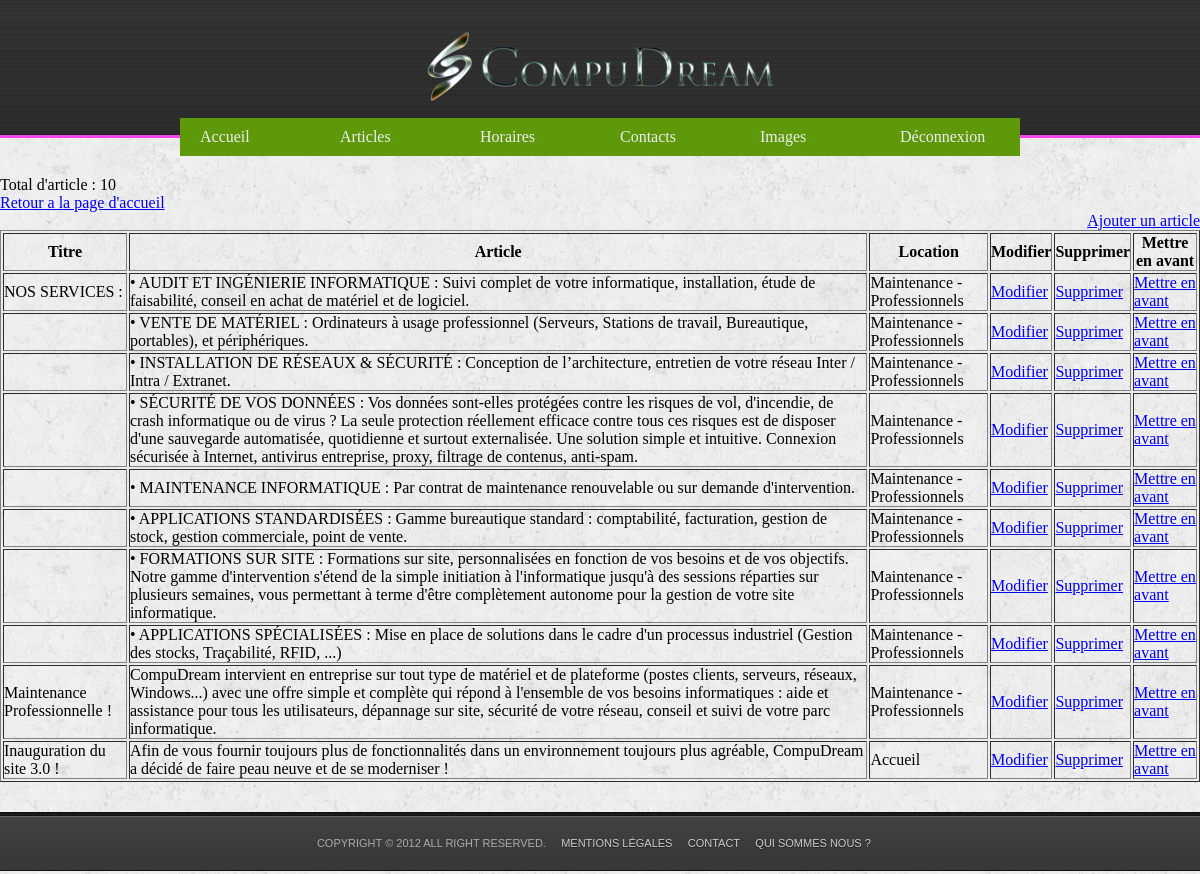
Page /admin/admin.php?id=articles (signed in) on the committed database.
### tables this page shows
CREATE TABLE IF NOT EXISTS `article` (
  `id` int(11) NOT NULL AUTO_INCREMENT,
  `titre` varchar(50) NOT NULL,
  `contenu` text NOT NULL,
  `temps` int(10) NOT NULL,
  `page` varchar(40) NOT NULL,
  PRIMARY KEY (`id`)
);

### include/function.php (called while the page is built)
<?php
function getDbConnection() {
try
{
	$sql_host		= 'bases.sql';
	$sql_user		= 'manuella-cantais';
	$sql_password	= 'Aa120391';
	$sql_db		= 'manuella-cantais-compudream';
	$pdo_options[PDO::ATTR_ERRMODE] = PDO::ERRMODE_EXCEPTION;
	$bdd = new PDO('mysql:host=' . $sql_host . ';dbname=' . $sql_db . '', $sql_user, $sql_password, $pdo_options);
}
catch (PDOException $e)
{
	echo "Connexion à la base de données impossible.";
}
	return $bdd;
}
?>

### admin/articles.php (the view, shortened to what this page needs)
<?php
	if( isset($_SESSION['id']))
	{
		if( isset($_SESSION['util']) && isset($_SESSION['clegen']))
		{
			if ($_SESSION['id'] == $_SESSION['util'].$_SESSION['clegen'])
			{
				if ($_SESSION['bienconnecte'] == 1)
				{
					$compteur = getDbConnection()->query("select count(*) as NBArticle from article");
					$ligne=$compteur->fetch();
					print "Total d'article : ".$ligne['NBArticle']."</h3>"."<table border='1'><p align='left'><a href='../compudream.php' title='Modifier a partir du site'>Retour a la page d'accueil</a></p><p align='right'><a href='../forms/ajouterarticle.php'>Ajouter un article</a></p><tr><th>Titre</th><th>Article</th><th>Location</th><th>Modifier</th><th>Supprimer</th><th>Mettre en avant</th></tr>";
					$requetearticle = getDbConnection()->query("SELECT id, titre, contenu, temps, page FROM article ORDER BY temps DESC");
					$ligne = $requetearticle->fetch();
					while($ligne)
					{
						print('<td>'.stripslashes ($ligne['titre']).'</td><td>'.stripslashes ($ligne['contenu']).'</td><td>'.stripslashes ($ligne['page']).'</td><td><a href="../forms/modifierarticle.php?id='.$ligne['id'].'">Modifier</a></td><td><a href="../actions/supprimerarticle.php?id='.$ligne['id'].'">Supprimer</a></td><td><a href="../actions/majarticle.php?id='.$ligne['id'].'">Mettre en avant</a></td></tr>');
						$ligne =$requetearticle->fetch();
					}
					print "</table>";
				}
			}
		}
		else
		{
			print "Votre IP a été enregistré, tentative de Hack détecté.";
		}
	}
	else
	{
		print "Impossible d'acédez a la page directement!!";
	}
?>

### include/design/style.css (style rules this page uses)
* { margin:0; padding:0; }
body { background:#C4C9CA url('mainbody_texture.gif'); }

### rows in the picture
article: titre "NOS SERVICES :", contenu "• AUDIT ET INGÉNIERIE INFORMATIQUE : Suivi complet de votre informatique, installation, étude de faisabilité, conseil en achat de matériel et de logiciel.", page "Maintenance - Professionnels"
article: contenu "• VENTE DE MATÉRIEL : Ordinateurs à usage professionnel (Serveurs, Stations de travail, Bureautique, portables), et périphériques.", page "Maintenance - Professionnels"
article: contenu "• INSTALLATION DE RÉSEAUX & SÉCURITÉ : Conception de l’architecture, entretien de votre réseau Inter / Intra / Extranet.", page "Maintenance - Professionnels"
article: contenu "• SÉCURITÉ DE VOS DONNÉES : Vos données sont-elles protégées contre les risques de vol, d'incendie, de crash informatique ou de virus ? La seule protection réellement efficace contre tous ces risques est de disposer d'une sauvegarde automatisée, quotidienne et surtout externalisée. Une solution simple et intuitive. Connexion sécurisée à Internet, antivirus entreprise, proxy, filtrage de contenus, anti-spam.", page "Maintenance - Professionnels"
article: contenu "• MAINTENANCE INFORMATIQUE : Par contrat de maintenance renouvelable ou sur demande d'intervention.", page "Maintenance - Professionnels"
article: contenu "• APPLICATIONS STANDARDISÉES : Gamme bureautique standard : comptabilité, facturation, gestion de stock, gestion commerciale, point de vente.", page "Maintenance - Professionnels"
article: contenu "• FORMATIONS SUR SITE : Formations sur site, personnalisées en fonction de vos besoins et de vos objectifs. Notre gamme d'intervention s'étend de la simple initiation à l'informatique jusqu'à des sessions réparties sur plusieurs semaines, vous permettant à terme d'être complètement autonome pour la gestion de votre site informatique.", page "Maintenance - Professionnels"
article: contenu "• APPLICATIONS SPÉCIALISÉES : Mise en place de solutions dans le cadre d'un processus industriel (Gestion des stocks, Traçabilité, RFID, ...)", page "Maintenance - Professionnels"
article: titre "Maintenance Professionnelle !", contenu "CompuDream intervient en entreprise sur tout type de matériel et de plateforme (postes clients, serveurs, réseaux, Windows...) avec une offre simple et complète qui répond à l'ensemble de vos besoins informatiques : aide et assistance pour tous les utilisateurs, dépannage sur site, sécurité de votre réseau, conseil et suivi de votre parc informatique.", page "Maintenance - Professionnels"
article: titre "Inauguration du site 3.0 !", contenu "Afin de vous fournir toujours plus de fonctionnalités dans un environnement toujours plus agréable, CompuDream a décidé de faire peau neuve et de se moderniser !", page "Accueil"

### other values in the picture
$ligne['NBArticle'] "10"
